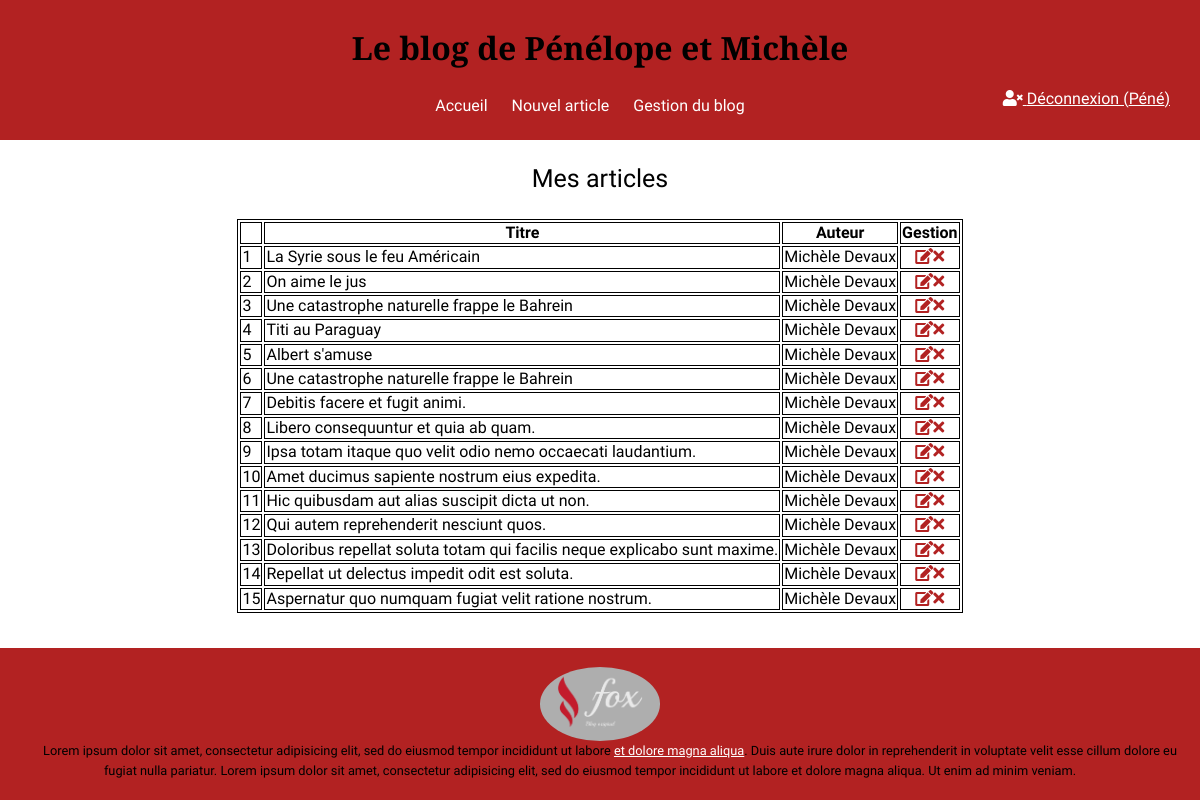
The page /edit_form.php (signed in) on the database its author committed.
### tables this page shows
CREATE TABLE `articles` (
  `id` int(11) NOT NULL,
  `title` varchar(255) NOT NULL,
  `content` text NOT NULL,
  `creation_date` datetime NOT NULL,
  `author_id` int(11) NOT NULL,
  `category_id` int(11) NOT NULL
);

CREATE TABLE `users` (
  `id` int(11) NOT NULL,
  `username` varchar(40) NOT NULL,
  `firstname` varchar(255) NOT NULL,
  `lastname` varchar(255) NOT NULL,
  `mail` varchar(100) NOT NULL,
  `signup_date` datetime DEFAULT NULL,
  `accesslevel` int(11) NOT NULL DEFAULT '1',
  `password` varchar(100) NOT NULL
);

### edit_form.php (called while the page is built, shortened)
<?php
$DB = connect("localhost", "blog");
$query = $DB->prepare("SELECT articles.`id`, articles.title, articles.content, articles.creation_date, users.firstname, users.lastname FROM articles JOIN users ON articles.author_id = users.id ORDER BY creation_date DESC");
$query->execute();
$articles = $query->fetchAll(PDO::FETCH_ASSOC);
require_once "templates/template.phtml";
?>

### templates/edit.phtml (the view, shortened to what this page needs)
<main id="administrate">
    <table id="articles">
        <caption>Mes articles</caption>
        <thead>
            <tr>
                <th></th>
                <th>Titre</th>
                <th>Auteur</th>
                <th>Gestion</th>
            </tr>
        </thead>
        <tbody>
            <?php foreach ($articles as $index => $article) : ?>
            <tr>
                <td><?= $index + 1 ?></td>
                <td><?= $article["title"] ?></td>
                <td><?= $article["firstname"] . " " . $article["lastname"] ?></td>
                <td><a href="#" data-idedit="<?= $article["id"] ?>" title="Modifier"><i class="fas fa-edit"></i></a><a href="delete.php?id=<?= $article["id"] ?>" title="Supprimer"><i class="fas fa-times"></i></a></td>
            </tr>
            <?php endforeach ?>
        </tbody>
    </table>
</main>

### css/style.css (style rules this page uses)
html { height: 100%; box-sizing: border-box; }
*, *::before, *::after { box-sizing: inherit; }
body { margin: 0 auto; font-family: "Source Sans Pro", sans-serif; position: relative; margin: 0; padding-bottom: 6rem; min-height: 100%; }
main { clear: both; width: 80vw; margin: 0 auto; }
table, th, td, tr { border: 1px solid black; }
td:last-child { text-align: center; }
main#administrate { display: flex; justify-content: center; width: 90%; margin-bottom: 75px; }
caption { margin-bottom: 25px; font-size: 25px; }
main { margin-bottom: 75px; }
#administrate a { color: firebrick; }

### rows shown on the page
articles: title "La Syrie sous le feu Américain", author.firstname "Michèle", author.lastname "Devaux"
articles: title "On aime le jus", author.firstname "Michèle", author.lastname "Devaux"
articles: title "Une catastrophe naturelle frappe le Bahrein", author.firstname "Michèle", author.lastname "Devaux"
articles: title "Titi au Paraguay", author.firstname "Michèle", author.lastname "Devaux"
articles: title "Albert s'amuse", author.firstname "Michèle", author.lastname "Devaux"
articles: title "Une catastrophe naturelle frappe le Bahrein", author.firstname "Michèle", author.lastname "Devaux"
articles: title "Debitis facere et fugit animi.", author.firstname "Michèle", author.lastname "Devaux"
articles: title "Libero consequuntur et quia ab quam.", author.firstname "Michèle", author.lastname "Devaux"
articles: title "Ipsa totam itaque quo velit odio nemo occaecati laudantium.", author.firstname "Michèle", author.lastname "Devaux"
articles: title "Amet ducimus sapiente nostrum eius expedita.", author.firstname "Michèle", author.lastname "Devaux"
articles: title "Hic quibusdam aut alias suscipit dicta ut non.", author.firstname "Michèle", author.lastname "Devaux"
articles: title "Qui autem reprehenderit nesciunt quos.", author.firstname "Michèle", author.lastname "Devaux"
articles: title "Doloribus repellat soluta totam qui facilis neque explicabo sunt maxime.", author.firstname "Michèle", author.lastname "Devaux"
articles: title "Repellat ut delectus impedit odit est soluta.", author.firstname "Michèle", author.lastname "Devaux"
articles: title "Aspernatur quo numquam fugiat velit ratione nostrum.", author.firstname "Michèle", author.lastname "Devaux"

### other values the page prints
$_SESSION['username'] "Péné"
